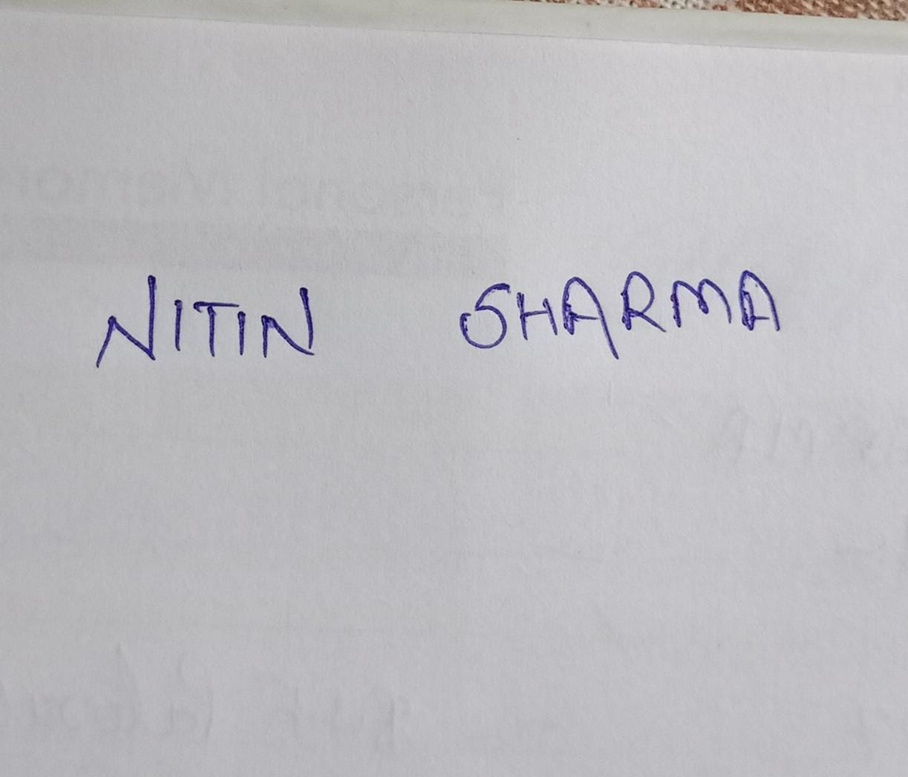
#> input picture sample_images/1.jpeg, 908 x 777 px, shrunk from 1223 x 1047 before the run
$ python pipeline.py
#> lines starting #> are read from the running program, lines starting #| are printed output that depends on the picture
### preprocessing.py
"""
Preprocessing Module — Semantic AI Based Short Answer Evaluation
Cleans up an answer sheet image before OCR reads it:
- Converts to grayscale
- Increases contrast
- Removes noise
Saves the cleaned image so you can visually check the result.
"""

import cv2
import os


def preprocess_image(image_path, output_path="preprocessed_output.jpg"):
#> called with image_path = 'sample_images/1.jpeg', output_path = 'sample_images/1_cleaned_cleaned.jpg'
    if not os.path.exists(image_path):
        raise FileNotFoundError(f"Image not found: {image_path}")

    img = cv2.imread(image_path)
#> img is the input picture: shape (777, 908, 3); mean B, G, R 191.7, 187.7, 188.7
    gray = cv2.cvtColor(img, cv2.COLOR_BGR2GRAY)

    clahe = cv2.createCLAHE(clipLimit=2.0, tileGridSize=(8, 8))
    contrast_enhanced = clahe.apply(gray)
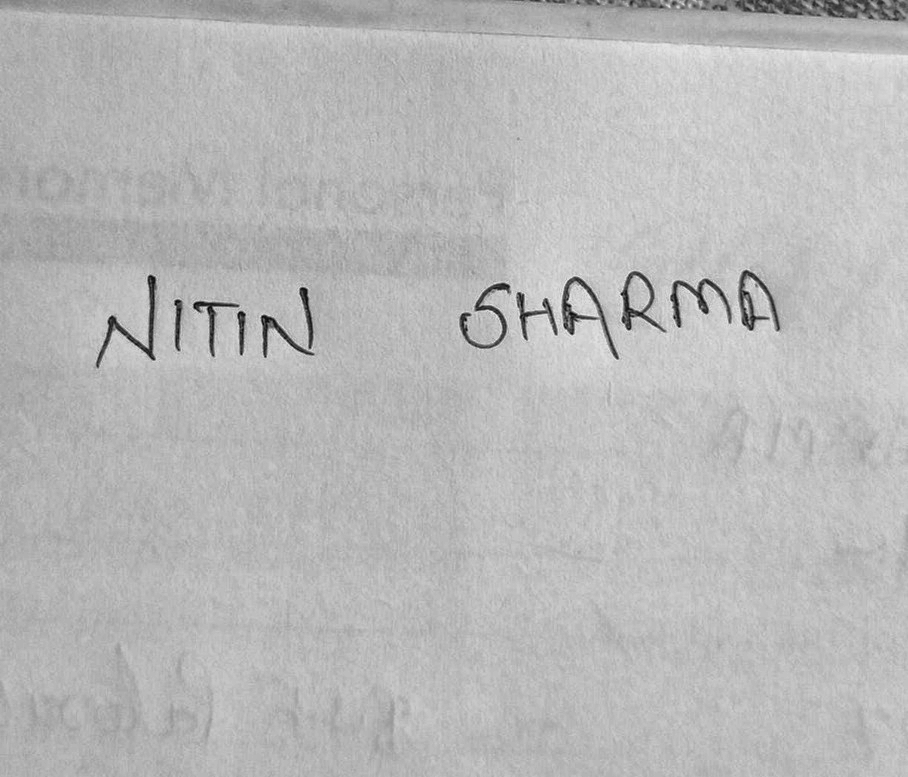
#> contrast_enhanced: shape (777, 908); min 6, max 234, mean 184.4

    denoised = cv2.fastNlMeansDenoising(contrast_enhanced, h=10)

    cv2.imwrite(output_path, denoised)
    return output_path


# [5 lines that do not run on import are left out]

### ocr_module.py
"""
OCR Module — Semantic AI Based Short Answer Evaluation
Uses Gemini Vision for OCR.
"""

import os
import base64
import json
import urllib.request
import urllib.error


def extract_text(image_path):
    if not os.path.exists(image_path):
        raise FileNotFoundError(f"Image not found: {image_path}")

    api_key = os.environ.get("GEMINI_API_KEY")

    if not api_key:
#> (the run stopped early here; a loop or call above may not have finished)

$ run again, with sample_images/1_cleaned.jpg copied over sample_images/1.jpeg
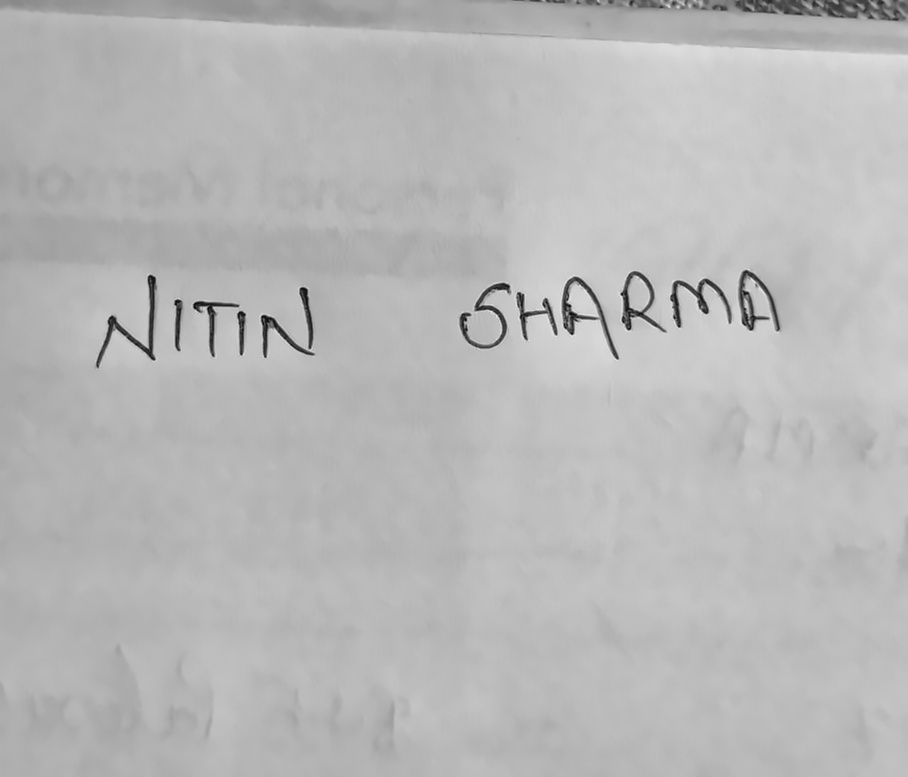
#> input picture sample_images/1_cleaned.jpg, 908 x 777 px, shrunk from 1223 x 1047 before the run
#> in preprocess_image, img is the input picture: shape (777, 908, 3); min 4, max 235, mean 184.1
#> in preprocess_image, `contrast_enhanced = clahe.apply(gray)`:
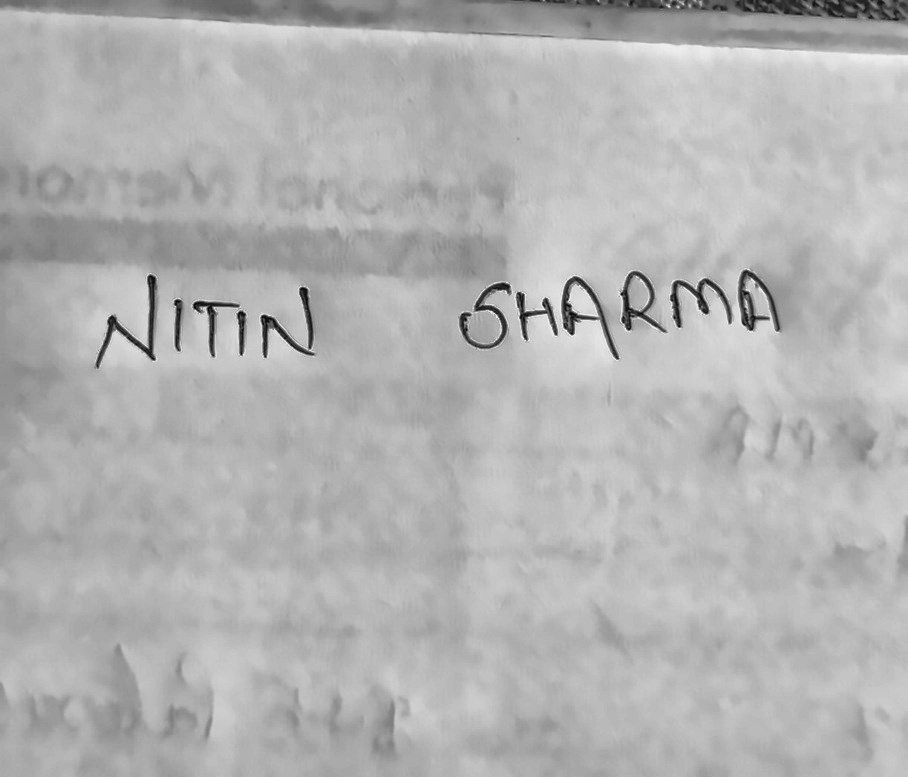
#> contrast_enhanced: shape (777, 908); min 3, max 241, mean 178.5
